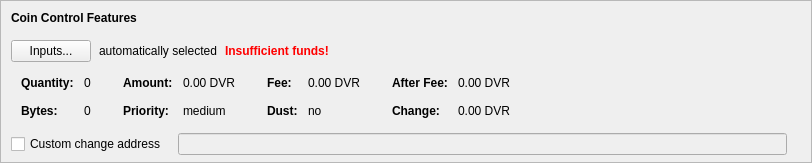
    <widget class="QFrame" name="frameCoinControl">
     <property name="sizePolicy">
      <sizepolicy hsizetype="Expanding" vsizetype="Expanding">
       <horstretch>0</horstretch>
       <verstretch>0</verstretch>
      </sizepolicy>
     </property>
     <property name="maximumSize">
      <size>
       <width>16777215</width>
       <height>16777215</height>
      </size>
     </property>
     <property name="frameShape">
      <enum>QFrame::StyledPanel</enum>
     </property>
     <property name="frameShadow">
      <enum>QFrame::Sunken</enum>
     </property>
     <layout class="QVBoxLayout" name="verticalLayoutCoinControl2">
      <property name="spacing">
       <number>0</number>
      </property>
      <property name="leftMargin">
       <number>0</number>
      </property>
      <property name="topMargin">
       <number>0</number>
      </property>
      <property name="rightMargin">
       <number>0</number>
      </property>
      <property name="bottomMargin">
       <number>6</number>
      </property>
      <item>
       <layout class="QVBoxLayout" name="verticalLayoutCoinControl" stretch="0,0,0,0,1">
        <property name="spacing">
         <number>0</number>
        </property>
        <property name="leftMargin">
         <number>10</number>
        </property>
        <property name="topMargin">
         <number>10</number>
        </property>
        <item>
         <layout class="QHBoxLayout" name="horizontalLayoutCoinControl1">
          <property name="bottomMargin">
           <number>15</number>
          </property>
          <item>
           <widget class="QLabel" name="labelCoinControlFeatures">
            <property name="sizePolicy">
             <sizepolicy hsizetype="Preferred" vsizetype="Maximum">
              <horstretch>0</horstretch>
              <verstretch>0</verstretch>
             </sizepolicy>
            </property>
            <property name="font">
             <font>
              <weight>75</weight>
              <bold>true</bold>
             </font>
            </property>
            <property name="styleSheet">
             <string notr="true">font-weight:bold;</string>
            </property>
            <property name="text">
             <string>Coin Control Features</string>
            </property>
           </widget>
          </item>
         </layout>
        </item>
        <item>
         <layout class="QHBoxLayout" name="horizontalLayoutCoinControl2" stretch="0,0,0,0">
          <property name="spacing">
           <number>8</number>
          </property>
          <property name="bottomMargin">
           <number>10</number>
          </property>
          <item>
           <widget class="QPushButton" name="pushButtonCoinControl">
            <property name="styleSheet">
             <string notr="true"/>
            </property>
            <property name="text">
             <string>Inputs...</string>
            </property>
            <property name="autoDefault">
             <bool>false</bool>
            </property>
           </widget>
          </item>
          <item>
           <widget class="QLabel" name="labelCoinControlAutomaticallySelected">
            <property name="text">
             <string>automatically selected</string>
            </property>
            <property name="margin">
             <number>5</number>
            </property>
           </widget>
          </item>
          <item>
           <widget class="QLabel" name="labelCoinControlInsuffFunds">
            <property name="font">
             <font>
              <weight>75</weight>
              <bold>true</bold>
             </font>
            </property>
            <property name="styleSheet">
             <string notr="true">color:red;font-weight:bold;</string>
            </property>
            <property name="text">
             <string>Insufficient funds!</string>
            </property>
            <property name="margin">
             <number>5</number>
            </property>
           </widget>
          </item>
          <item>
           <spacer name="horizontalSpacerCoinControl">
            <property name="orientation">
             <enum>Qt::Horizontal</enum>
            </property>
            <property name="sizeHint" stdset="0">
             <size>
              <width>40</width>
              <height>1</height>
             </size>
            </property>
           </spacer>
          </item>
         </layout>
        </item>
        <item>
         <widget class="QWidget" name="widgetCoinControl" native="true">
          <property name="sizePolicy">
           <sizepolicy hsizetype="Preferred" vsizetype="Preferred">
            <horstretch>0</horstretch>
            <verstretch>0</verstretch>
           </sizepolicy>
          </property>
          <property name="minimumSize">
           <size>
            <width>0</width>
            <height>0</height>
           </size>
          </property>
          <property name="styleSheet">
           <string notr="true"/>
          </property>
          <layout class="QHBoxLayout" name="horizontalLayoutCoinControl5">
           <property name="leftMargin">
            <number>0</number>
           </property>
           <property name="topMargin">
            <number>0</number>
           </property>
           <property name="rightMargin">
            <number>0</number>
           </property>
           <property name="bottomMargin">
            <number>0</number>
           </property>
           <item>
            <layout class="QHBoxLayout" name="horizontalLayoutCoinControl3" stretch="0,0,0,1">
             <property name="spacing">
              <number>20</number>
             </property>
             <property name="topMargin">
              <number>0</number>
             </property>
             <property name="bottomMargin">
              <number>10</number>
             </property>
             <item>
              <layout class="QFormLayout" name="formLayoutCoinControl1">
               <property name="horizontalSpacing">
                <number>10</number>
               </property>
               <property name="verticalSpacing">
                <number>14</number>
               </property>
               <property name="leftMargin">
                <number>10</number>
               </property>
               <property name="topMargin">
                <number>4</number>
               </property>
               <property name="rightMargin">
                <number>6</number>
               </property>
               <item row="0" column="0">
                <widget class="QLabel" name="labelCoinControlQuantityText">
                 <property name="font">
                  <font>
                   <weight>75</weight>
                   <bold>true</bold>
                  </font>
                 </property>
                 <property name="text">
                  <string>Quantity:</string>
                 </property>
                 <property name="margin">
                  <number>0</number>
                 </property>
                </widget>
               </item>
               <item row="0" column="1">
                <widget class="QLabel" name="labelCoinControlQuantity">
                 <property name="cursor">
                  <cursorShape>IBeamCursor</cursorShape>
                 </property>
                 <property name="contextMenuPolicy">
                  <enum>Qt::ActionsContextMenu</enum>
                 </property>
                 <property name="text">
                  <string notr="true">0</string>
                 </property>
                 <property name="margin">
                  <number>0</number>
                 </property>
                 <property name="textInteractionFlags">
                  <set>Qt::LinksAccessibleByMouse|Qt::TextSelectableByKeyboard|Qt::TextSelectableByMouse</set>
                 </property>
                </widget>
               </item>
               <item row="1" column="0">
                <widget class="QLabel" name="labelCoinControlBytesText">
                 <property name="font">
                  <font>
                   <weight>75</weight>
                   <bold>true</bold>
                  </font>
                 </property>
                 <property name="text">
                  <string>Bytes:</string>
                 </property>
                </widget>
               </item>
               <item row="1" column="1">
                <widget class="QLabel" name="labelCoinControlBytes">
                 <property name="cursor">
                  <cursorShape>IBeamCursor</cursorShape>
                 </property>
                 <property name="contextMenuPolicy">
                  <enum>Qt::ActionsContextMenu</enum>
                 </property>
                 <property name="text">
                  <string notr="true">0</string>
                 </property>
                 <property name="textInteractionFlags">
                  <set>Qt::LinksAccessibleByMouse|Qt::TextSelectableByKeyboard|Qt::TextSelectableByMouse</set>
                 </property>
                </widget>
               </item>
              </layout>
             </item>
             <item>
              <layout class="QFormLayout" name="formLayoutCoinControl2">
               <property name="horizontalSpacing">
                <number>10</number>
               </property>
               <property name="verticalSpacing">
                <number>14</number>
               </property>
               <property name="leftMargin">
                <number>6</number>
               </property>
               <property name="topMargin">
                <number>4</number>
               </property>
               <property name="rightMargin">
                <number>6</number>
               </property>
               <item row="0" column="0">
                <widget class="QLabel" name="labelCoinControlAmountText">
                 <property name="font">
                  <font>
                   <weight>75</weight>
                   <bold>true</bold>
                  </font>
                 </property>
                 <property name="text">
                  <string>Amount:</string>
                 </property>
                 <property name="margin">
                  <number>0</number>
                 </property>
                </widget>
               </item>
               <item row="0" column="1">
                <widget class="QLabel" name="labelCoinControlAmount">
                 <property name="cursor">
                  <cursorShape>IBeamCursor</cursorShape>
                 </property>
                 <property name="contextMenuPolicy">
                  <enum>Qt::ActionsContextMenu</enum>
                 </property>
                 <property name="text">
                  <string notr="true">0.00 DVR</string>
                 </property>
                 <property name="textInteractionFlags">
                  <set>Qt::LinksAccessibleByMouse|Qt::TextSelectableByKeyboard|Qt::TextSelectableByMouse</set>
                 </property>
                </widget>
               </item>
               <item row="1" column="0">
                <widget class="QLabel" name="labelCoinControlPriorityText">
                 <property name="font">
                  <font>
                   <weight>75</weight>
                   <bold>true</bold>
                  </font>
                 </property>
                 <property name="text">
                  <string>Priority:</string>
                 </property>
                </widget>
               </item>
               <item row="1" column="1">
                <widget class="QLabel" name="labelCoinControlPriority">
                 <property name="cursor">
                  <cursorShape>IBeamCursor</cursorShape>
                 </property>
                 <property name="contextMenuPolicy">
                  <enum>Qt::ActionsContextMenu</enum>
                 </property>
                 <property name="text">
                  <string notr="true">medium</string>
                 </property>
                 <property name="textInteractionFlags">
                  <set>Qt::LinksAccessibleByMouse|Qt::TextSelectableByKeyboard|Qt::TextSelectableByMouse</set>
                 </property>
                </widget>
               </item>
              </layout>
             </item>
             <item>
              <layout class="QFormLayout" name="formLayoutCoinControl3">
               <property name="horizontalSpacing">
                <number>10</number>
               </property>
               <property name="verticalSpacing">
                <number>14</number>
               </property>
               <property name="leftMargin">
                <number>6</number>
               </property>
               <property name="topMargin">
                <number>4</number>
               </property>
               <property name="rightMargin">
                <number>6</number>
               </property>
               <item row="0" column="0">
                <widget class="QLabel" name="labelCoinControlFeeText">
                 <property name="font">
                  <font>
                   <weight>75</weight>
                   <bold>true</bold>
                  </font>
                 </property>
                 <property name="text">
                  <string>Fee:</string>
                 </property>
                 <property name="margin">
                  <number>0</number>
                 </property>
                </widget>
               </item>
               <item row="0" column="1">
                <widget class="QLabel" name="labelCoinControlFee">
                 <property name="cursor">
                  <cursorShape>IBeamCursor</cursorShape>
                 </property>
                 <property name="contextMenuPolicy">
                  <enum>Qt::ActionsContextMenu</enum>
                 </property>
                 <property name="text">
                  <string notr="true">0.00 DVR</string>
                 </property>
                 <property name="textInteractionFlags">
                  <set>Qt::LinksAccessibleByMouse|Qt::TextSelectableByKeyboard|Qt::TextSelectableByMouse</set>
                 </property>
                </widget>
               </item>
               <item row="1" column="0">
                <widget class="QLabel" name="labelCoinControlLowOutputText">
                 <property name="font">
                  <font>
                   <weight>75</weight>
                   <bold>true</bold>
                  </font>
                 </property>
                 <property name="text">
                  <string>Dust:</string>
                 </property>
                </widget>
               </item>
               <item row="1" column="1">
                <widget class="QLabel" name="labelCoinControlLowOutput">
                 <property name="cursor">
                  <cursorShape>IBeamCursor</cursorShape>
                 </property>
                 <property name="contextMenuPolicy">
                  <enum>Qt::ActionsContextMenu</enum>
                 </property>
                 <property name="text">
                  <string notr="true">no</string>
                 </property>
                 <property name="textInteractionFlags">
                  <set>Qt::LinksAccessibleByMouse|Qt::TextSelectableByKeyboard|Qt::TextSelectableByMouse</set>
                 </property>
                </widget>
               </item>
              </layout>
             </item>
             <item>
              <layout class="QFormLayout" name="formLayoutCoinControl4">
               <property name="horizontalSpacing">
                <number>10</number>
               </property>
               <property name="verticalSpacing">
                <number>14</number>
               </property>
               <property name="leftMargin">
                <number>6</number>
               </property>
               <property name="topMargin">
                <number>4</number>
               </property>
               <property name="rightMargin">
                <number>6</number>
               </property>
               <item row="0" column="0">
                <widget class="QLabel" name="labelCoinControlAfterFeeText">
                 <property name="font">
                  <font>
                   <weight>75</weight>
                   <bold>true</bold>
                  </font>
                 </property>
                 <property name="text">
                  <string>After Fee:</string>
                 </property>
                 <property name="margin">
                  <number>0</number>
                 </property>
                </widget>
               </item>
               <item row="0" column="1">
                <widget class="QLabel" name="labelCoinControlAfterFee">
                 <property name="cursor">
                  <cursorShape>IBeamCursor</cursorShape>
                 </property>
                 <property name="contextMenuPolicy">
                  <enum>Qt::ActionsContextMenu</enum>
                 </property>
                 <property name="text">
                  <string notr="true">0.00 DVR</string>
                 </property>
                 <property name="textInteractionFlags">
                  <set>Qt::LinksAccessibleByMouse|Qt::TextSelectableByKeyboard|Qt::TextSelectableByMouse</set>
                 </property>
                </widget>
               </item>
               <item row="1" column="0">
                <widget class="QLabel" name="labelCoinControlChangeText">
                 <property name="font">
                  <font>
                   <weight>75</weight>
                   <bold>true</bold>
                  </font>
                 </property>
                 <property name="text">
                  <string>Change:</string>
                 </property>
                </widget>
               </item>
               <item row="1" column="1">
                <widget class="QLabel" name="labelCoinControlChange">
                 <property name="cursor">
                  <cursorShape>IBeamCursor</cursorShape>
                 </property>
                 <property name="contextMenuPolicy">
                  <enum>Qt::ActionsContextMenu</enum>
                 </property>
                 <property name="text">
                  <string notr="true">0.00 DVR</string>
                 </property>
                 <property name="textInteractionFlags">
                  <set>Qt::LinksAccessibleByMouse|Qt::TextSelectableByKeyboard|Qt::TextSelectableByMouse</set>
                 </property>
                </widget>
               </item>
              </layout>
             </item>
            </layout>
           </item>
          </layout>
         </widget>
        </item>
        <item>
         <layout class="QHBoxLayout" name="horizontalLayoutCoinControl4" stretch="0,0,0">
          <property name="spacing">
           <number>12</number>
          </property>
          <property name="sizeConstraint">
           <enum>QLayout::SetDefaultConstraint</enum>
          </property>
          <property name="topMargin">
           <number>5</number>
          </property>
          <property name="rightMargin">
           <number>5</number>
          </property>
          <item>
           <widget class="QCheckBox" name="checkBoxCoinControlChange">
            <property name="toolTip">
             <string>If this is activated, but the change address is empty or invalid, change will be sent to a newly generated address.</string>
            </property>
            <property name="text">
             <string>Custom change address</string>
            </property>
           </widget>
          </item>
          <item>
           <widget class="QValidatedLineEdit" name="lineEditCoinControlChange">
            <property name="enabled">
             <bool>false</bool>
            </property>
            <property name="sizePolicy">
             <sizepolicy hsizetype="Expanding" vsizetype="Fixed">
              <horstretch>0</horstretch>
              <verstretch>0</verstretch>
             </sizepolicy>
            </property>
           </widget>
          </item>
          <item>
           <widget class="QLabel" name="labelCoinControlChangeLabel">
            <property name="sizePolicy">
             <sizepolicy hsizetype="Preferred" vsizetype="Expanding">
              <horstretch>0</horstretch>
              <verstretch>0</verstretch>
             </sizepolicy>
            </property>
            <property name="minimumSize">
             <size>
              <width>0</width>
              <height>0</height>
             </size>
            </property>
            <property name="text">
             <string/>
            </property>
            <property name="margin">
             <number>3</number>
            </property>
           </widget>
          </item>
         </layout>
        </item>
        <item>
         <spacer name="verticalSpacerCoinControl">
          <property name="orientation">
           <enum>Qt::Vertical</enum>
          </property>
          <property name="sizeHint" stdset="0">
           <size>
            <width>800</width>
            <height>1</height>
           </size>
          </property>
         </spacer>
        </item>
       </layout>
      </item>
     </layout>
    </widget>
